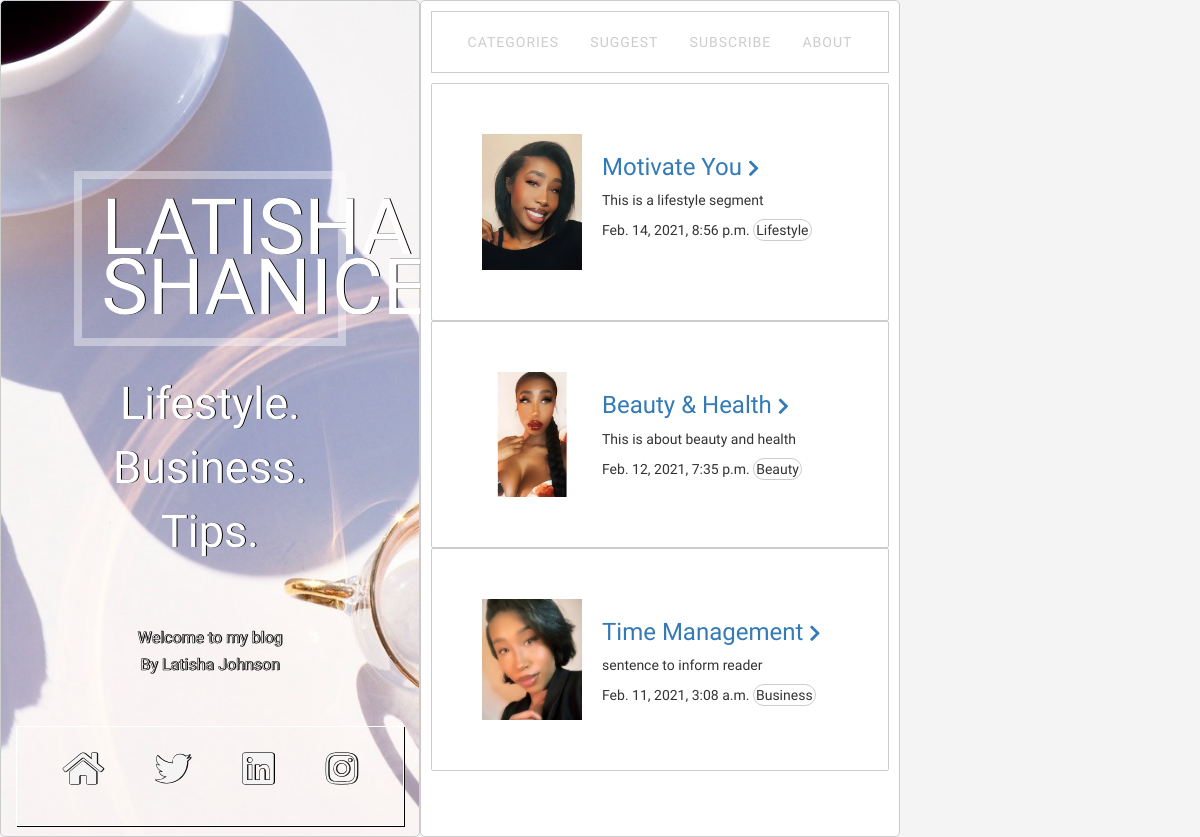
Before: / with the older database file.
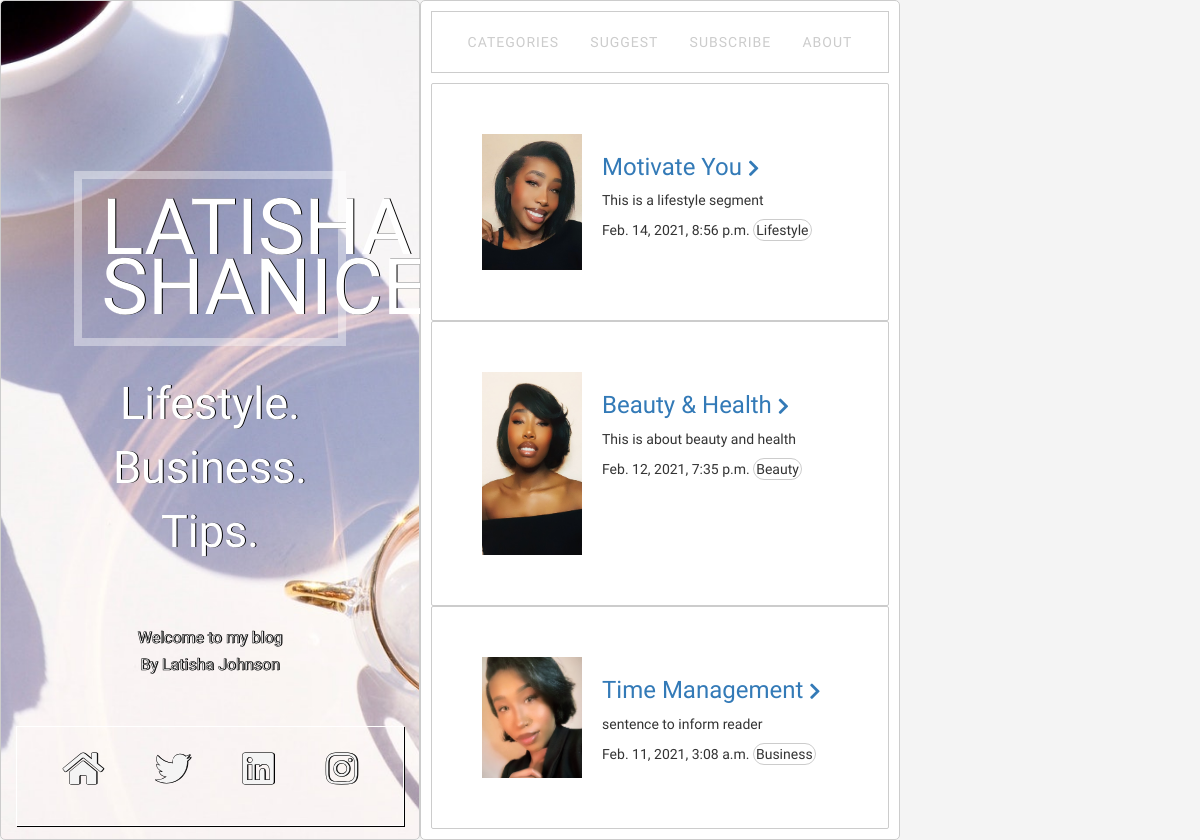
After: the same page with the newer database file.
### blog_app/models.py (models this page shows, shortened)
class BlogItem(models.Model):
    title = models.CharField(max_length=100)
    author = models.ForeignKey(Author, on_delete=models.CASCADE)
    description = models.TextField()
    post_date = models.DateTimeField(timezone.now())
    body = models.TextField()
    category_choices = {
        ('Lifestyle', 'Lifestyle'),
        ('Beauty', 'Beauty'),
        ('Business', 'Business'),
        ('Tips', 'Tips'),
    }
    category = models.CharField(max_length=50, null=True, choices=category_choices)
    blog_image = models.ImageField(null=True, blank=True, upload_to="static/images/")

### blog_app/views.py (the view)
# urls.py: path('', homepage, name='homepage'),
def homepage(request):
    articles = BlogItem.objects.all()
    context = {'heading': 'Latisha Shanice', 'articles': articles, 'title': 'Welcome to my blog'}
    return render(request, 'home_page.html', context)

### templates/home_page.html (shortened to what this page needs)
<!DOCTYPE html>
{% load static %}
<html lang="en">
  <head>
    <link
      rel="stylesheet"
      href="https://maxcdn.bootstrapcdn.com/bootstrap/3.3.7/css/bootstrap.min.css"
    />
    <link
      rel="stylesheet"
      href="https://use.fontawesome.com/releases/v5.15.2/css/all.css"
    />
    <link rel="stylesheet" href="{% static 'css/style.css' %}" />
  </head>
  <body>
    <div class="flex-container">
      <div class="item item_1">
        <h1 id="heading-logo">{{ heading }}</h1>
        <div class="tagline">
          <p>Lifestyle.</p>
          <p>Business.</p>
          <p>Tips.</p>
        </div>
        <div class="small-tagline">
          <p class="p1">{{title}}</p>
          <p class="p2">By Latisha Johnson</p>
        </div>
        <div id="footer">
            <ul class="bottom-nav">
              <li>
                <a href="/"><i class="fas fa-home fa-2x"></i></a>
              </li>
              <li><a href="http://www.twitter.com" target="_blank"><i class="fab fa-twitter fa-2x"></i></a></li>
              <li><a href="https://www.linkedin.com/in/latisha-johnson-088116202/" target="_blank"><i class="fab fa-linkedin fa-2x"></i></a></li>
              <li><a href="https://www.instagram.com/" target="_blank"><i class="fab fa-instagram fa-2x"></i></a></li>
            </ul>
        </div>
      </div>
      <div class="item item_2">
        <div class="header">
            <ul class="main-nav">
              <li><a href="/categories">Categories</a></li>
              <li><a href="/suggestions">Suggest</a></li>
              <li><a href="/subscribe">Subscribe</a></li>
              <li><a href="/about">About</a></li>
            </ul>
        </div>
        <div class="item-container">
          {% for item in articles %}
          <div class="inner_item">
            <div class="article_image">
              <img src="{{item.blog_image}}" width="100px" alt="{{item.title}}">
            </div>
            <div class="article_body">
              <h3><a href="article/{{item.id}}/">{{item.title}} <i class="fas fa-chevron-right fa-xs "></i></a></h3>
              <p>{{item.description}}</p>
              <span>{{item.post_date}}</span>
              <span class="pill-box">{{item.category}}</span>
            </div>
          </div>
          {% endfor %}
        </div>
      </div>
    </div>
  </body>
</html>

Changed rows visible on the page:
changed BlogItem "Beauty & Health": blog_image: a different picture
